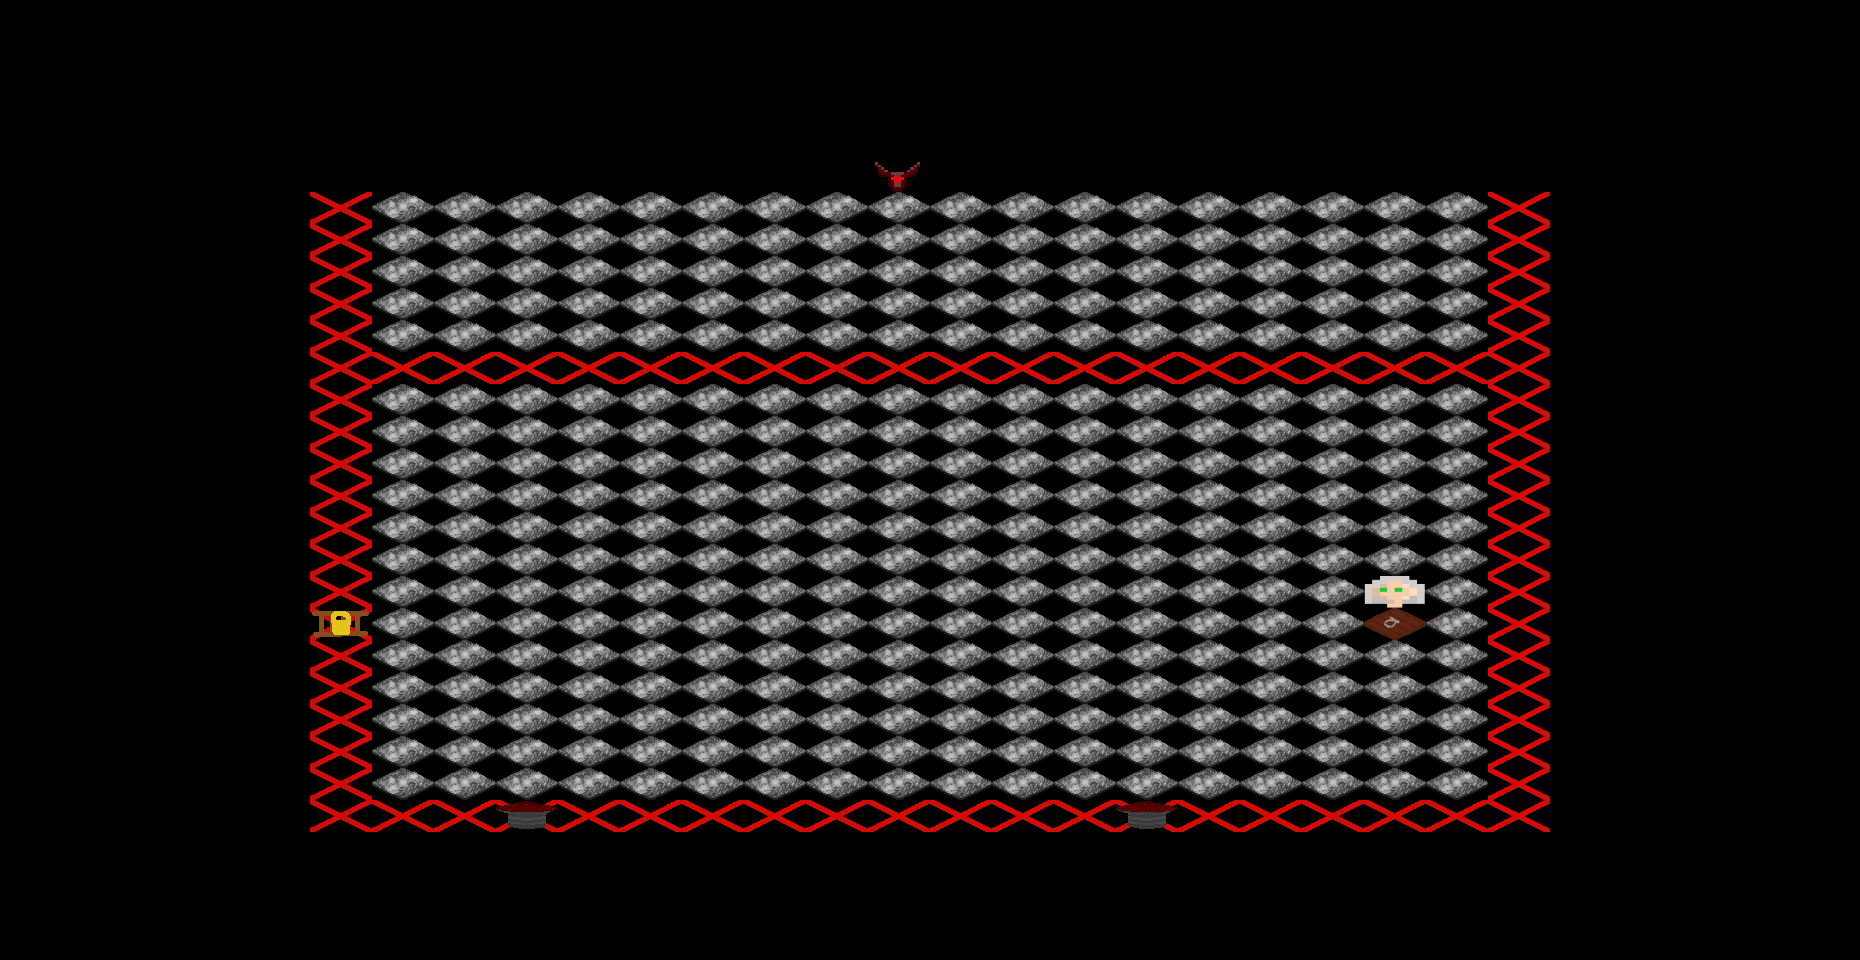

This is a level from a 2D game, rendered from its Tiled map with the project's own tilesets. A one-line summary and the complete map file follow:
An orthogonal 30x30 tile map with 62x32 px tiles, 2 tile layers (Tile Layer 1, Tile Layer 2).

<map version="1.0" tiledversion="1.0.3" orientation="orthogonal" renderorder="right-down" width="30" height="30" tilewidth="62" tileheight="32" nextobjectid="1">
 <tileset firstgid="1" name="tiles" tilewidth="62" tileheight="32" tilecount="20" columns="20">
  <image source="../Images/SpriteSheet/tiles.png" width="1240" height="32" />
 </tileset>
 <layer name="Tile Layer 1" width="30" height="30">
  <data encoding="csv">
0,0,0,0,0,0,0,0,0,0,0,0,0,0,0,0,0,0,0,0,0,0,0,0,0,0,0,0,0,0,
0,0,0,0,0,0,0,0,0,0,0,0,0,0,0,0,0,0,0,0,0,0,0,0,0,0,0,0,0,0,
0,0,0,0,0,0,0,0,0,0,0,0,0,0,0,0,0,0,0,0,0,0,0,0,0,0,0,0,0,0,
0,0,0,0,0,0,0,0,0,0,0,0,0,0,0,0,0,0,0,0,0,0,0,0,0,0,0,0,0,0,
0,0,0,0,0,0,0,0,0,0,0,0,0,0,0,0,0,0,0,0,0,0,0,0,0,0,0,0,0,0,
0,0,0,0,0,0,0,0,0,0,0,0,0,0,0,0,0,0,0,0,0,0,0,0,0,0,0,0,0,0,
0,0,0,0,0,1,10,10,10,10,10,10,10,10,10,10,10,10,10,10,10,10,10,10,1,0,0,0,0,0,
0,0,0,0,0,1,10,10,10,10,10,10,10,10,10,10,10,10,10,10,10,10,10,10,1,0,0,0,0,0,
0,0,0,0,0,1,10,10,10,10,10,10,10,10,10,10,10,10,10,10,10,10,10,10,1,0,0,0,0,0,
0,0,0,0,0,1,10,10,10,10,10,10,10,10,10,10,10,10,10,10,10,10,10,10,1,0,0,0,0,0,
0,0,0,0,0,1,10,10,10,10,10,10,10,10,10,10,10,10,10,10,10,10,10,10,1,0,0,0,0,0,
0,0,0,0,0,1,1,1,1,1,1,1,1,1,1,1,1,1,1,1,1,1,1,1,1,0,0,0,0,0,
0,0,0,0,0,1,10,10,10,10,10,10,10,10,10,10,10,10,10,10,10,10,10,10,1,0,0,0,0,0,
0,0,0,0,0,1,10,10,10,10,10,10,10,10,10,10,10,10,10,10,10,10,10,10,1,0,0,0,0,0,
0,0,0,0,0,1,10,10,10,10,10,10,10,10,10,10,10,10,10,10,10,10,10,10,1,0,0,0,0,0,
0,0,0,0,0,1,10,10,10,10,10,10,10,10,10,10,10,10,10,10,10,10,10,10,1,0,0,0,0,0,
0,0,0,0,0,1,10,10,10,10,10,10,10,10,10,10,10,10,10,10,10,10,10,10,1,0,0,0,0,0,
0,0,0,0,0,1,10,10,10,10,10,10,10,10,10,10,10,10,10,10,10,10,10,10,1,0,0,0,0,0,
0,0,0,0,0,1,10,10,10,10,10,10,10,10,10,10,10,10,10,10,10,10,10,10,1,0,0,0,0,0,
0,0,0,0,0,1,10,10,10,10,10,10,10,10,10,10,10,10,10,10,10,10,13,10,1,0,0,0,0,0,
0,0,0,0,0,1,10,10,10,10,10,10,10,10,10,10,10,10,10,10,10,10,10,10,1,0,0,0,0,0,
0,0,0,0,0,1,10,10,10,10,10,10,10,10,10,10,10,10,10,10,10,10,10,10,1,0,0,0,0,0,
0,0,0,0,0,1,10,10,10,10,10,10,10,10,10,10,10,10,10,10,10,10,10,10,1,0,0,0,0,0,
0,0,0,0,0,1,10,10,10,10,10,10,10,10,10,10,10,10,10,10,10,10,10,10,1,0,0,0,0,0,
0,0,0,0,0,1,10,10,10,10,10,10,10,10,10,10,10,10,10,10,10,10,10,10,1,0,0,0,0,0,
0,0,0,0,0,1,1,1,1,1,1,1,1,1,1,1,1,1,1,1,1,1,1,1,1,0,0,0,0,0,
0,0,0,0,0,0,0,0,0,0,0,0,0,0,0,0,0,0,0,0,0,0,0,0,0,0,0,0,0,0,
0,0,0,0,0,0,0,0,0,0,0,0,0,0,0,0,0,0,0,0,0,0,0,0,0,0,0,0,0,0,
0,0,0,0,0,0,0,0,0,0,0,0,0,0,0,0,0,0,0,0,0,0,0,0,0,0,0,0,0,0,
0,0,0,0,0,0,0,0,0,0,0,0,0,0,0,0,0,0,0,0,0,0,0,0,0,0,0,0,0,0
</data>
 </layer>
 <layer name="Tile Layer 2" width="30" height="30">
  <data encoding="csv">
0,0,0,0,0,0,0,0,0,0,0,0,0,0,0,0,0,0,0,0,0,0,0,0,0,0,0,0,0,0,
0,0,0,0,0,0,0,0,0,0,0,0,0,0,0,0,0,0,0,0,0,0,0,0,0,0,0,0,0,0,
0,0,0,0,0,0,0,0,0,0,0,0,0,0,0,0,0,0,0,0,0,0,0,0,0,0,0,0,0,0,
0,0,0,0,0,0,0,0,0,0,0,0,0,0,0,0,0,0,0,0,0,0,0,0,0,0,0,0,0,0,
0,0,0,0,0,0,0,0,0,0,0,0,0,0,0,0,0,0,0,0,0,0,0,0,0,0,0,0,0,0,
0,0,0,0,0,0,0,0,0,0,0,0,0,0,2,0,0,0,0,0,0,0,0,0,0,0,0,0,0,0,
0,0,0,0,0,0,0,0,0,0,0,0,0,0,0,0,0,0,0,0,0,0,0,0,0,0,0,0,0,0,
0,0,0,0,0,0,0,0,0,0,0,0,0,0,0,0,0,0,0,0,0,0,0,0,0,0,0,0,0,0,
0,0,0,0,0,0,0,0,0,0,0,0,0,0,0,0,0,0,0,0,0,0,0,0,0,0,0,0,0,0,
0,0,0,0,0,0,0,0,0,0,0,0,0,0,0,0,0,0,0,0,0,0,0,0,0,0,0,0,0,0,
0,0,0,0,0,0,0,0,0,0,0,0,0,0,0,0,0,0,0,0,0,0,0,0,0,0,0,0,0,0,
0,0,0,0,0,0,0,0,0,0,0,0,0,0,0,0,0,0,0,0,0,0,0,0,0,0,0,0,0,0,
0,0,0,0,0,0,0,0,0,0,0,0,0,0,0,0,0,0,0,0,0,0,0,0,0,0,0,0,0,0,
0,0,0,0,0,0,0,0,0,0,0,0,0,0,0,0,0,0,0,0,0,0,0,0,0,0,0,0,0,0,
0,0,0,0,0,0,0,0,0,0,0,0,0,0,0,0,0,0,0,0,0,0,0,0,0,0,0,0,0,0,
0,0,0,0,0,0,0,0,0,0,0,0,0,0,0,0,0,0,0,0,0,0,0,0,0,0,0,0,0,0,
0,0,0,0,0,0,0,0,0,0,0,0,0,0,0,0,0,0,0,0,0,0,0,0,0,0,0,0,0,0,
0,0,0,0,0,0,0,0,0,0,0,0,0,0,0,0,0,0,0,0,0,0,0,0,0,0,0,0,0,0,
0,0,0,0,0,0,0,0,0,0,0,0,0,0,0,0,0,0,0,0,0,0,15,0,0,0,0,0,0,0,
0,0,0,0,0,17,0,0,0,0,0,0,0,0,0,0,0,0,0,0,0,0,0,0,0,0,0,0,0,0,
0,0,0,0,0,0,0,0,0,0,0,0,0,0,0,0,0,0,0,0,0,0,0,0,0,0,0,0,0,0,
0,0,0,0,0,0,0,0,0,0,0,0,0,0,0,0,0,0,0,0,0,0,0,0,0,0,0,0,0,0,
0,0,0,0,0,0,0,0,0,0,0,0,0,0,0,0,0,0,0,0,0,0,0,0,0,0,0,0,0,0,
0,0,0,0,0,0,0,0,0,0,0,0,0,0,0,0,0,0,0,0,0,0,0,0,0,0,0,0,0,0,
0,0,0,0,0,0,0,0,0,0,0,0,0,0,0,0,0,0,0,0,0,0,0,0,0,0,0,0,0,0,
0,0,0,0,0,0,0,0,18,0,0,0,0,0,0,0,0,0,18,0,0,0,0,0,0,0,0,0,0,0,
0,0,0,0,0,0,0,0,0,0,0,0,0,0,0,0,0,0,0,0,0,0,0,0,0,0,0,0,0,0,
0,0,0,0,0,0,0,0,0,0,0,0,0,0,0,0,0,0,0,0,0,0,0,0,0,0,0,0,0,0,
0,0,0,0,0,0,0,0,0,0,0,0,0,0,0,0,0,0,0,0,0,0,0,0,0,0,0,0,0,0,
0,0,0,0,0,0,0,0,0,0,0,0,0,0,0,0,0,0,0,0,0,0,0,0,0,0,0,0,0,0
</data>
 </layer>
</map>
